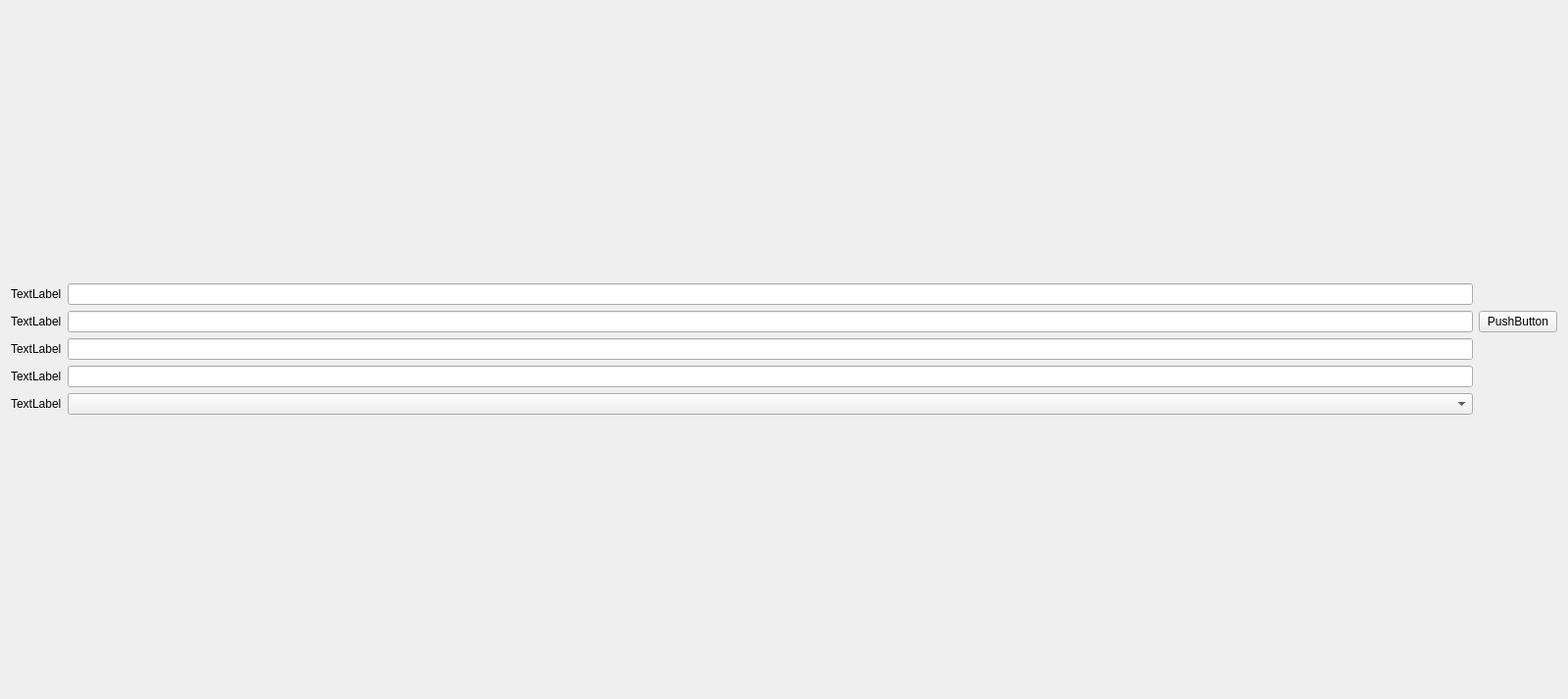
<?xml version="1.0" encoding="UTF-8"?>
<ui version="4.0">
 <class>Setting4Widget</class>
 <widget class="QWidget" name="Setting4Widget">
  <property name="geometry">
   <rect>
    <x>0</x>
    <y>0</y>
    <width>1600</width>
    <height>713</height>
   </rect>
  </property>
  <property name="windowTitle">
   <string>Form</string>
  </property>
  <layout class="QGridLayout" name="gridLayout_2">
   <item row="0" column="0">
    <layout class="QGridLayout" name="gridLayout">
     <item row="2" column="0">
      <widget class="CustomLabel" name="IpLabel">
       <property name="text">
        <string>TextLabel</string>
       </property>
      </widget>
     </item>
     <item row="1" column="0">
      <widget class="CustomLabel" name="wifiSSIDnFTPIDlabel">
       <property name="text">
        <string>TextLabel</string>
       </property>
      </widget>
     </item>
     <item row="4" column="0">
      <widget class="CustomLabel" name="printerLabel">
       <property name="text">
        <string>TextLabel</string>
       </property>
      </widget>
     </item>
     <item row="3" column="0">
      <widget class="CustomLabel" name="subnetMaskLabel">
       <property name="text">
        <string>TextLabel</string>
       </property>
      </widget>
     </item>
     <item row="0" column="1">
      <widget class="CustomLineEdit" name="lineEdit"/>
     </item>
     <item row="4" column="1">
      <widget class="CustomComboBox" name="comboBox"/>
     </item>
     <item row="3" column="1">
      <widget class="CustomLineEdit" name="lineEdit_4"/>
     </item>
     <item row="2" column="1">
      <widget class="CustomLineEdit" name="lineEdit_3"/>
     </item>
     <item row="1" column="1">
      <widget class="CustomLineEdit" name="lineEdit_2"/>
     </item>
     <item row="0" column="0">
      <widget class="CustomLabel" name="macAddressLabel">
       <property name="text">
        <string>TextLabel</string>
       </property>
      </widget>
     </item>
     <item row="1" column="2">
      <widget class="CustomPushButton" name="pushButton">
       <property name="text">
        <string>PushButton</string>
       </property>
      </widget>
     </item>
    </layout>
   </item>
  </layout>
 </widget>
 <customwidgets>
  <customwidget>
   <class>CustomPushButton</class>
   <extends>QPushButton</extends>
   <header>CustomPushButton.h</header>
  </customwidget>
  <customwidget>
   <class>CustomLabel</class>
   <extends>QLabel</extends>
   <header>CustomLabel.h</header>
  </customwidget>
  <customwidget>
   <class>CustomComboBox</class>
   <extends>QComboBox</extends>
   <header>CustomComboBox.h</header>
  </customwidget>
  <customwidget>
   <class>CustomLineEdit</class>
   <extends>QLineEdit</extends>
   <header>CustomLineEdit.h</header>
  </customwidget>
 </customwidgets>
 <resources/>
 <connections/>
</ui>
